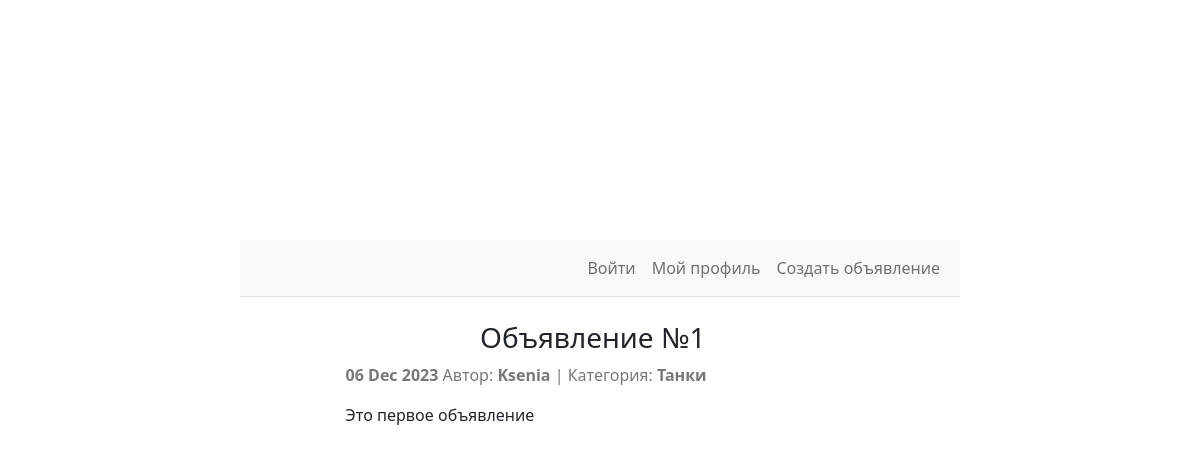
/1, run on an earlier commit of the app's database.
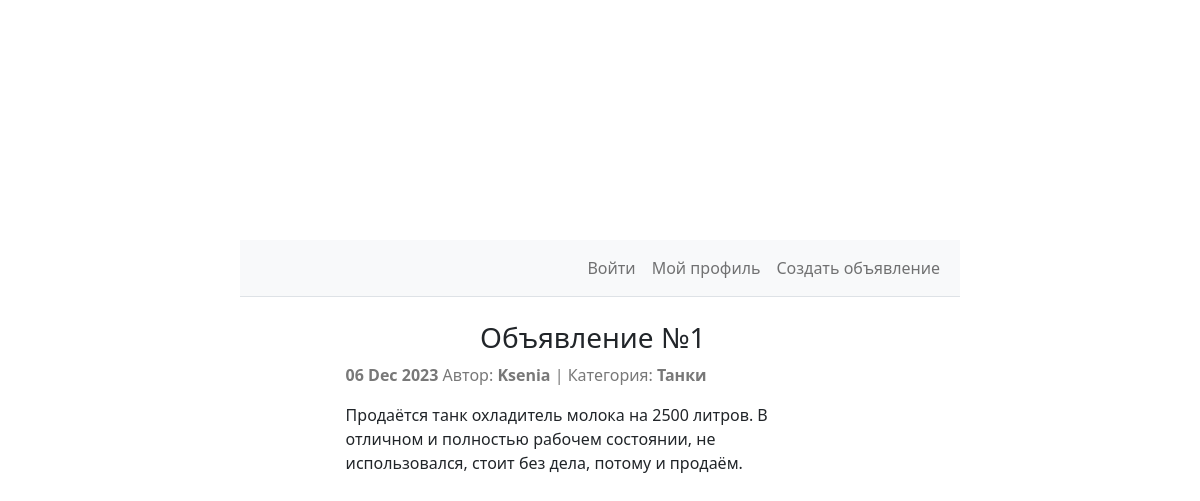
And on a later commit of the database.
### advertisments/models.py (models this page shows, shortened)
class Ad(models.Model):
    pub_date = models.DateTimeField(
        auto_now_add=True
    )
    author = models.ForeignKey(
        to=User,
        on_delete=models.CASCADE,
    )
    title = models.CharField(
        max_length=255,
        help_text='До 255 символов',
    )
    category = models.CharField(
        max_length=18,
        choices=CATEGORIES,
        default=None,
    )
    content = RichTextField(
        blank=True
    )
    class Meta:
        ordering = ['pub_date']
        verbose_name = 'Объявление'
        verbose_name_plural = 'Объявления'

### advertisments/views.py (the view)
# urls.py: path('<int:pk>', AdsDetailView.as_view(), name = 'ads_detail'),
class AdsDetailView(DetailView):
    model = Ad
    context_object_name = 'ad'
    template_name = 'templates/ads_detail.html'

### advertisments/templates/ads_detail.html
{% extends 'base.html' %}
{% block content %}
<div class="container-fluid" id="centerLayer">
    <h3 class="mt-4" align="center">{{ ad.title }}</h3>
    <p style="color:rgb(120, 120, 120)">
        <b>{{ ad.pub_date|date:'d M Y' }}</b> Автор: <b>{{ ad.author }}</b> | Категория: <b>{{ ad.category }}</b>
    </p>
    <p>
        {{ ad.content|striptags }}
    </p>
</div>
{% endblock content %}

What changed in the data, as far as the page shows it:
changed Ad "Объявление №1": content "Это первое объявление" → "Продаётся танк охладитель молока на 2500 литров. В отличном и полностью рабочем состоянии, не использовался, стоит без дела, потому и продаём."
